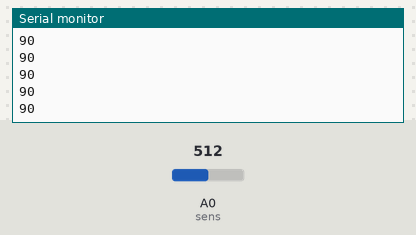
Simulated run of this sketch. Board: Arduino Uno, built with avr-gcc and run on an emulated ATmega328P. Shown: the last lines printed to the serial monitor. Inputs (shaded band) come from the test bench; at power-on: A0 (sens) = 512. No radio packets arrive unless stated.

Above: at 1.2 s.
1.3 s: A0 (sens) set to 716
At 1.9 s:
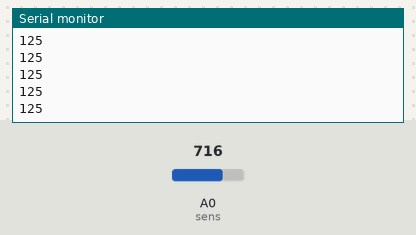
2.8 s: A0 (sens) set to 900
At 3.4 s:
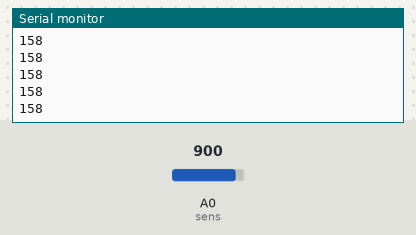
Timing chart, 0 to 5.8 s (numbered marks = the images above; inputs shaded):
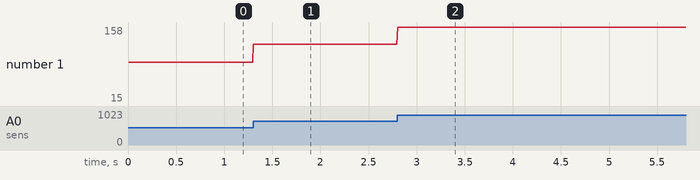

Measured:
- after the input at 1.3 s, the serial monitor: prints a new line at once (image 1)
- after the input at 2.8 s, the serial monitor: prints a new line at once (image 2)
- plotted number 1: 90 → 125 after the input at 1.3 s, 125 → 15 after the input at 2.8 s

The sketch:

RF_Transmitter.ino
```cpp
#include <SPI.h>
#include <nRF24L01.h>
#include <RF24.h>

RF24 radio(7, 8); // CE, CSN
const byte address[6] = "00001";

#define sens A0
int val = 0;

void setup()
{
  Serial.begin(9600);
  pinMode(sens, INPUT);
  radio.begin();
  radio.openWritingPipe(address);
  radio.setPALevel(RF24_PA_MIN);
  radio.stopListening();
}

void loop()
{
  val = analogRead(sens);
  val = map(val, 0, 1023, 0, 180);
  Serial.println(val);
  radio.write(&val, sizeof(val));
  delay(5);
}
```
